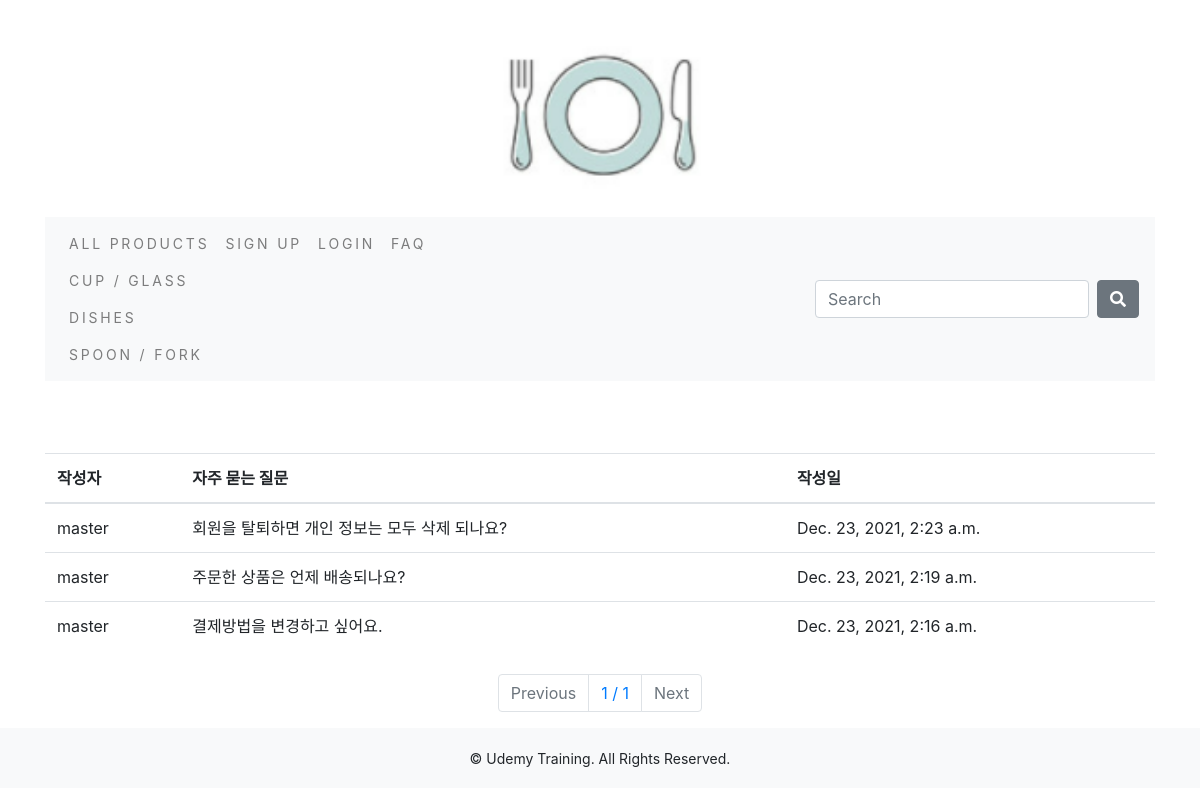
Before: /board/list/ with the older database file.
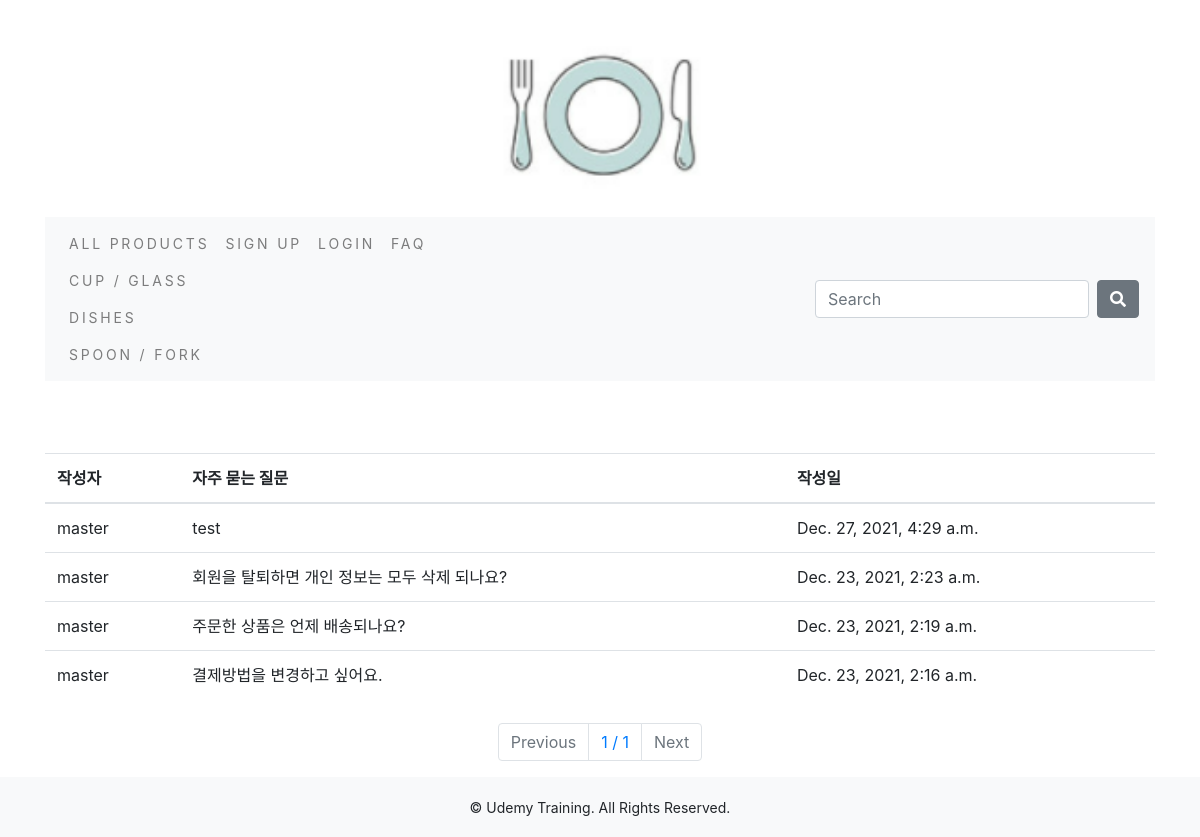
After: the same page with the newer database file.
### shop/models.py (models this page shows, shortened)
class Category(models.Model) :
    name = models.CharField(max_length=250, unique=True)
    slug = models.SlugField(max_length=250, unique=True)
    class Meta :
        ordering = ('name',)
        verbose_name = 'category'
        verbose_name_plural = 'categories'
    def get_url(self) :
        return reverse('shop:products_by_category', args = [self.slug])

### board/models.py (models this page shows, shortened)
class Board(models.Model):
    title       = models.CharField(max_length=200)
    contents    = models.TextField()
    writer      = models.ForeignKey('account.Member', on_delete=models.CASCADE)
    created_at  = models.DateTimeField(auto_now_add=True)
    updated_at  = models.DateTimeField(auto_now=True)
    class Meta:
        db_table            = 'boards'
        verbose_name        = 'board'
        verbose_name_plural = 'boards'

### account/models.py (models this page shows)
class Member(models.Model) :
    name = models.CharField(max_length=20)
    phone = models.CharField(max_length=20)
    email = models.EmailField(max_length=128)
    address = models.CharField(max_length=200)
    username = models.CharField(max_length=20)
    password = models.CharField(max_length=50)
    created_at  = models.DateTimeField(auto_now_add=True)
    updated_at  = models.DateTimeField(auto_now=True)
    class Meta:
        ordering = ['name']
        verbose_name = 'member'
        verbose_name_plural = "members"
    def __str__(self):
        return self.username

### board/views.py (the view)
# urls.py: path('list/', views.board_list, name = 'board_list'),
def board_list(request) :
    all_boards  = Board.objects.all().order_by('-id')
    page        = int(request.GET.get('p', 1))
    pagenator   = Paginator(all_boards, 10)
    boards      = pagenator.get_page(page)
    return render(request, 'board/board_list.html', {"boards" : boards})

### cart/context_processors.py (called while the page is built)
def counter(request) :
    item_count = 0
    if 'admin' in request.path :
        return {}
    else :
        try :
            cart = Cart.objects.filter(cart_id = _cart_id(request))
            cart_items = CartItem.objects.all().filter(cart=cart[:1])
            for cart_item in cart_items :
                item_count += cart_item.quantity
        except Cart.DoesNotExist :
            item_count = 0
    return dict(item_count = item_count)

### cart/views.py (called while the page is built)
def _cart_id(request) :
    cart = request.session.session_key
    if not cart :
        cart = request.session.create()
    return cart

### shop/context_processors.py (called while the page is built)
def menu_links(request) :
    links = Category.objects.all()
    return dict(links = links)

### templates/board/board_list.html
{% extends "base.html" %}
{% block content %}
<div class="row mt-5">
  <div class="col-12">
    <table class="table">
      <thead class="thead-white">
        <tr>
          <th scope="col">작성자</th>
          <th scope="col">자주 묻는 질문</th>
          <th scope="col">작성일</th>
        </tr>
      </thead>
      <tbody>
        {% for board in boards %}
        <tr onclick="location.href='/board/detail/{{ board.id }}/'">
          <td>{{ board.writer }}</td>
          <td>{{ board.title }}</td>
          <td>{{ board.created_at }}</td>
        </tr>
        {% endfor %}
        </tbody>
    </table>
  </div>
</div>
<div class="row mt-2">
  <div class="col-12">
    <nav aria-label="Page navigation example">
      <ul class="pagination justify-content-center">
        {% if boards.has_previous %}
        <li class="page-item">
          <a class="page-link" href="?p={{ boards.previous_page_number }}"
            >Previous</a
          >
        </li>
        {% else %}
        <li class="page-item disabled">
          <a class="page-link" href="#">Previous</a>
        </li>
        {% endif %}
        <li class="page-item">
          <a class="page-link" href="#"
            >{{ boards.number }} / {{ boards.paginator.num_pages }}</a
          >
        </li>
        {% if boards.has_next %}
        <li class="page-item">
          <a class="page-link" href="?p={{ boards.next_page_number }}">Next</a>
        </li>
        {% else %}
        <li class="page-item disabled">
          <a class="page-link" href="#">Next</a>
        </li>
        {% endif %}
      </ul>
    </nav>
  </div>
</div>
{% endblock %}

### templates/navbar.html (shortened to what this page needs)
<nav class="navbar navbar-expand-lg navbar-light bg-light">
  <div class="collapse navbar-collapse" id="navbarSupportedContent">
    <ul class="navbar-nav mr-auto">
      <li class="nav-item">
        <a class="nav-link" href="{% url 'shop:allProdCat' %}">All Products</a>
        {% for cat in links %}
        <a class="nav-link" href="{{cat.get_url}}">{{cat.name}}</a>
        {% endfor %}
      </li>
      {% if not request.session.user %}
        <li class="nav-item">
          <a class="nav-link" href="{% url 'account:register' %}">Sign up</a>
        </li>
        <li class="nav-item">
          <a class="nav-link" href="{% url 'account:login' %}">Login</a>
        </li>
      {% else %}
        <li class="nav-item">
          <a class="nav-link" href="{% url 'account:logout' %}">Logout</a>
        </li>
      {% endif %}
      <li class="nav-item">
        <a class="nav-link" href = "{% url 'board:board_list' %}">FAQ</a>
      </li>
    </ul>
    <form class="form-inline my-2 my-lg-0" action="{% url 'search_app:searchResult' %}" method="get">
      <input class="form-control mr-sm-2" type="search" placeholder="Search" aria-label="Search" name = "q">
      <button class="btn btn-secondary my-2 my-sm-0" type="submit"><i class="fas fa-search"></i></button>
    </form>
  </div>
</nav>

Changed rows visible on the page:
added Board: writer "master", title "test", created_at "Dec. 27, 2021, 4:29 a.m."
